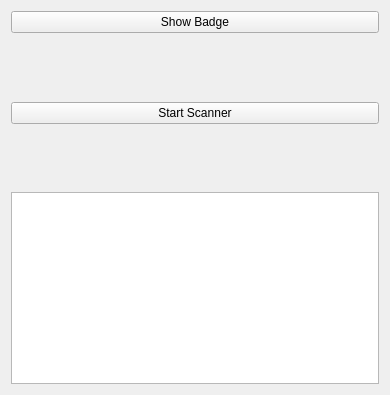
<?xml version="1.0" encoding="UTF-8"?>
<ui version="4.0">
 <class>CameraPairingWidget</class>
 <widget class="QWidget" name="CameraPairingWidget">
  <property name="geometry">
   <rect>
    <x>0</x>
    <y>0</y>
    <width>390</width>
    <height>395</height>
   </rect>
  </property>
  <property name="windowTitle">
   <string>Camera Pairing</string>
  </property>
  <layout class="QGridLayout" name="gridLayout">
   <item row="7" column="1" colspan="2">
    <widget class="QListWidget" name="listWidgetCandidates">
     <property name="sizePolicy">
      <sizepolicy hsizetype="Minimum" vsizetype="Minimum">
       <horstretch>0</horstretch>
       <verstretch>0</verstretch>
      </sizepolicy>
     </property>
     <property name="flow">
      <enum>QListView::LeftToRight</enum>
     </property>
     <property name="viewMode">
      <enum>QListView::IconMode</enum>
     </property>
    </widget>
   </item>
   <item row="0" column="1" colspan="2">
    <widget class="QPushButton" name="pushButtonBadge">
     <property name="sizePolicy">
      <sizepolicy hsizetype="Minimum" vsizetype="Minimum">
       <horstretch>0</horstretch>
       <verstretch>0</verstretch>
      </sizepolicy>
     </property>
     <property name="toolTip">
      <string>Display our badge so that other tiers may discover us.</string>
     </property>
     <property name="text">
      <string>Show Badge</string>
     </property>
     <property name="icon">
      <iconset resource="../../../../libres/resources/icons.qrc">
       <normaloff>:/icons/identity.svg</normaloff>:/icons/identity.svg</iconset>
     </property>
     <property name="checkable">
      <bool>true</bool>
     </property>
    </widget>
   </item>
   <item row="1" column="2">
    <widget class="QRWidget" name="widgetQR" native="true">
     <property name="sizePolicy">
      <sizepolicy hsizetype="Minimum" vsizetype="Expanding">
       <horstretch>0</horstretch>
       <verstretch>0</verstretch>
      </sizepolicy>
     </property>
    </widget>
   </item>
   <item row="1" column="1">
    <widget class="IdenticonWidget" name="widgetIdenticon" native="true">
     <property name="sizePolicy">
      <sizepolicy hsizetype="Minimum" vsizetype="Expanding">
       <horstretch>0</horstretch>
       <verstretch>0</verstretch>
      </sizepolicy>
     </property>
    </widget>
   </item>
   <item row="4" column="1" colspan="2">
    <widget class="QPushButton" name="pushButtonScanner">
     <property name="sizePolicy">
      <sizepolicy hsizetype="Minimum" vsizetype="Minimum">
       <horstretch>0</horstretch>
       <verstretch>0</verstretch>
      </sizepolicy>
     </property>
     <property name="toolTip">
      <string>Enable scanner to discover other tiers via QR code.</string>
     </property>
     <property name="text">
      <string>Start Scanner</string>
     </property>
     <property name="icon">
      <iconset resource="../../../../libres/resources/icons.qrc">
       <normaloff>:/icons/sensor_camera.svg</normaloff>:/icons/sensor_camera.svg</iconset>
     </property>
     <property name="checkable">
      <bool>true</bool>
     </property>
    </widget>
   </item>
   <item row="5" column="1" colspan="2">
    <widget class="QWidget" name="widgetCameraViewfinder" native="true">
     <property name="sizePolicy">
      <sizepolicy hsizetype="Minimum" vsizetype="Expanding">
       <horstretch>0</horstretch>
       <verstretch>0</verstretch>
      </sizepolicy>
     </property>
    </widget>
   </item>
   <item row="6" column="1" colspan="2">
    <widget class="WaitingSpinnerWidget" name="widgetSpinnerScanner" native="true">
     <property name="sizePolicy">
      <sizepolicy hsizetype="Preferred" vsizetype="Expanding">
       <horstretch>0</horstretch>
       <verstretch>0</verstretch>
      </sizepolicy>
     </property>
     <property name="minimumSize">
      <size>
       <width>0</width>
       <height>0</height>
      </size>
     </property>
    </widget>
   </item>
   <item row="3" column="1" colspan="2">
    <widget class="WaitingSpinnerWidget" name="widgetSpinnerBadge" native="true">
     <property name="sizePolicy">
      <sizepolicy hsizetype="Preferred" vsizetype="Expanding">
       <horstretch>0</horstretch>
       <verstretch>0</verstretch>
      </sizepolicy>
     </property>
     <property name="minimumSize">
      <size>
       <width>0</width>
       <height>0</height>
      </size>
     </property>
    </widget>
   </item>
  </layout>
 </widget>
 <customwidgets>
  <customwidget>
   <class>IdenticonWidget</class>
   <extends>QWidget</extends>
   <header>widgets/IdenticonWidget.hpp</header>
   <container>1</container>
  </customwidget>
  <customwidget>
   <class>QRWidget</class>
   <extends>QWidget</extends>
   <header>widgets/QRWidget.hpp</header>
   <container>1</container>
  </customwidget>
  <customwidget>
   <class>WaitingSpinnerWidget</class>
   <extends>QWidget</extends>
   <header>widgets/WaitingSpinnerWidget.hpp</header>
   <container>1</container>
  </customwidget>
 </customwidgets>
 <resources>
  <include location="../../../../libres/resources/icons.qrc"/>
 </resources>
 <connections/>
</ui>
